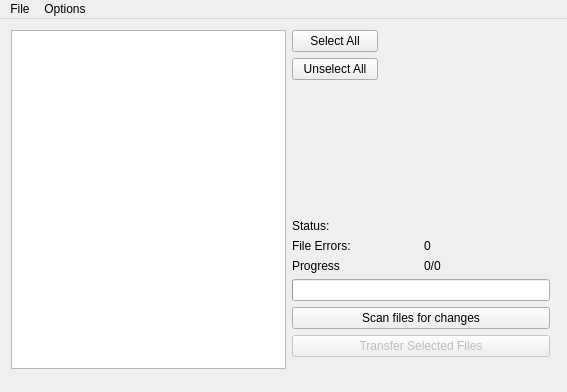
<?xml version="1.0" encoding="UTF-8"?>
<ui version="4.0">
 <class>GUIClass</class>
 <widget class="QMainWindow" name="GUIClass">
  <property name="windowModality">
   <enum>Qt::NonModal</enum>
  </property>
  <property name="geometry">
   <rect>
    <x>0</x>
    <y>0</y>
    <width>567</width>
    <height>392</height>
   </rect>
  </property>
  <property name="sizePolicy">
   <sizepolicy hsizetype="Fixed" vsizetype="Fixed">
    <horstretch>0</horstretch>
    <verstretch>0</verstretch>
   </sizepolicy>
  </property>
  <property name="minimumSize">
   <size>
    <width>564</width>
    <height>387</height>
   </size>
  </property>
  <property name="sizeIncrement">
   <size>
    <width>0</width>
    <height>0</height>
   </size>
  </property>
  <property name="windowTitle">
   <string>SyncUp</string>
  </property>
  <widget class="QWidget" name="centralWidget">
   <property name="sizePolicy">
    <sizepolicy hsizetype="Fixed" vsizetype="Fixed">
     <horstretch>0</horstretch>
     <verstretch>0</verstretch>
    </sizepolicy>
   </property>
   <widget class="QWidget" name="horizontalWidget" native="true">
    <property name="geometry">
     <rect>
      <x>0</x>
      <y>0</y>
      <width>561</width>
      <height>361</height>
     </rect>
    </property>
    <property name="maximumSize">
     <size>
      <width>617</width>
      <height>500</height>
     </size>
    </property>
    <layout class="QHBoxLayout" name="horizontalLayout">
     <item>
      <widget class="QWidget" name="gridWidget" native="true">
       <layout class="QGridLayout" name="gridLayout">
        <property name="leftMargin">
         <number>0</number>
        </property>
        <property name="topMargin">
         <number>0</number>
        </property>
        <property name="rightMargin">
         <number>0</number>
        </property>
        <property name="bottomMargin">
         <number>0</number>
        </property>
        <item row="3" column="1" colspan="2">
         <layout class="QGridLayout" name="gridLayout_2">
          <item row="0" column="1">
           <widget class="QLabel" name="statusTxtLbl">
            <property name="text">
             <string/>
            </property>
           </widget>
          </item>
          <item row="2" column="1">
           <widget class="QLabel" name="countLblProgress">
            <property name="text">
             <string>0/0</string>
            </property>
           </widget>
          </item>
          <item row="0" column="0">
           <widget class="QLabel" name="statusLblLbl">
            <property name="text">
             <string>Status:</string>
            </property>
           </widget>
          </item>
          <item row="1" column="0">
           <widget class="QLabel" name="label">
            <property name="text">
             <string>File Errors:</string>
            </property>
           </widget>
          </item>
          <item row="1" column="1">
           <widget class="QLabel" name="errLabelCounter">
            <property name="text">
             <string>0</string>
            </property>
           </widget>
          </item>
          <item row="2" column="0">
           <widget class="QLabel" name="countLblLbl">
            <property name="text">
             <string>Progress</string>
            </property>
           </widget>
          </item>
         </layout>
        </item>
        <item row="1" column="2">
         <spacer name="horizontalSpacer">
          <property name="orientation">
           <enum>Qt::Horizontal</enum>
          </property>
          <property name="sizeType">
           <enum>QSizePolicy::Fixed</enum>
          </property>
          <property name="sizeHint" stdset="0">
           <size>
            <width>166</width>
            <height>20</height>
           </size>
          </property>
         </spacer>
        </item>
        <item row="1" column="1">
         <layout class="QGridLayout" name="gridLayout_3">
          <item row="1" column="0">
           <widget class="QPushButton" name="unselectAllBtn">
            <property name="text">
             <string>Unselect All</string>
            </property>
           </widget>
          </item>
          <item row="0" column="0">
           <widget class="QPushButton" name="selectAllBtn">
            <property name="text">
             <string>Select All</string>
            </property>
           </widget>
          </item>
         </layout>
        </item>
        <item row="1" column="0" rowspan="6">
         <widget class="QListWidget" name="listWidget">
          <property name="minimumSize">
           <size>
            <width>0</width>
            <height>0</height>
           </size>
          </property>
         </widget>
        </item>
        <item row="2" column="1" colspan="2">
         <spacer name="verticalSpacer">
          <property name="orientation">
           <enum>Qt::Vertical</enum>
          </property>
          <property name="sizeHint" stdset="0">
           <size>
            <width>258</width>
            <height>40</height>
           </size>
          </property>
         </spacer>
        </item>
        <item row="4" column="1" colspan="2">
         <layout class="QVBoxLayout" name="verticalLayout">
          <item>
           <widget class="QProgressBar" name="progressBar">
            <property name="value">
             <number>0</number>
            </property>
            <property name="textVisible">
             <bool>false</bool>
            </property>
           </widget>
          </item>
          <item>
           <widget class="QPushButton" name="manualScan">
            <property name="text">
             <string>Scan files for changes</string>
            </property>
           </widget>
          </item>
          <item>
           <widget class="QPushButton" name="transferBtn">
            <property name="enabled">
             <bool>false</bool>
            </property>
            <property name="text">
             <string>Transfer Selected Files</string>
            </property>
            <property name="checkable">
             <bool>false</bool>
            </property>
            <property name="autoDefault">
             <bool>false</bool>
            </property>
            <property name="default">
             <bool>false</bool>
            </property>
            <property name="flat">
             <bool>false</bool>
            </property>
           </widget>
          </item>
         </layout>
        </item>
       </layout>
      </widget>
     </item>
    </layout>
   </widget>
  </widget>
  <widget class="QMenuBar" name="menuBar">
   <property name="geometry">
    <rect>
     <x>0</x>
     <y>0</y>
     <width>567</width>
     <height>22</height>
    </rect>
   </property>
   <widget class="QMenu" name="menuFile">
    <property name="title">
     <string>File</string>
    </property>
    <addaction name="actionQuit"/>
   </widget>
   <widget class="QMenu" name="menuOptions">
    <property name="title">
     <string>Options</string>
    </property>
    <addaction name="actionSettings"/>
   </widget>
   <addaction name="menuFile"/>
   <addaction name="menuOptions"/>
  </widget>
  <action name="actionQuit">
   <property name="text">
    <string>Quit</string>
   </property>
  </action>
  <action name="actionSettings">
   <property name="text">
    <string>Settings</string>
   </property>
  </action>
 </widget>
 <layoutdefault spacing="6" margin="11"/>
 <resources>
  <include location="GUI.qrc"/>
 </resources>
 <connections/>
</ui>
